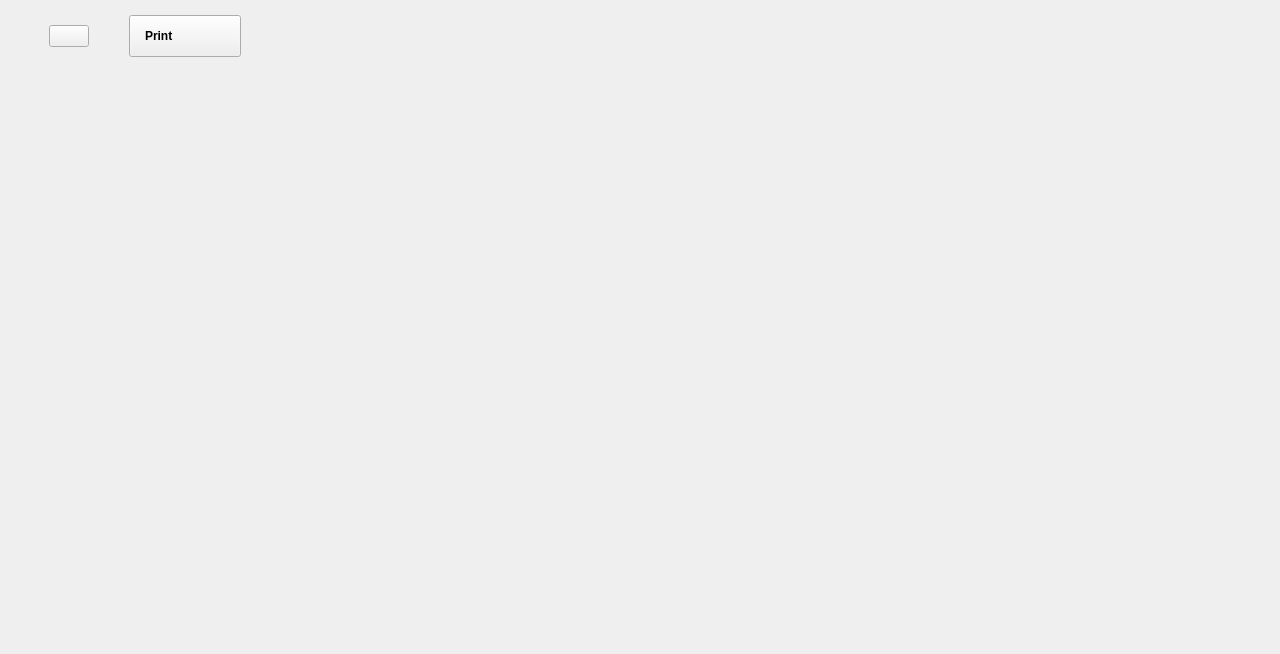
<?xml version="1.0" encoding="UTF-8"?>
<ui version="4.0">
 <class>ToolView</class>
 <widget class="QWidget" name="ToolView">
  <property name="geometry">
   <rect>
    <x>0</x>
    <y>0</y>
    <width>1280</width>
    <height>654</height>
   </rect>
  </property>
  <property name="sizePolicy">
   <sizepolicy hsizetype="Preferred" vsizetype="Preferred">
    <horstretch>0</horstretch>
    <verstretch>0</verstretch>
   </sizepolicy>
  </property>
  <property name="minimumSize">
   <size>
    <width>0</width>
    <height>0</height>
   </size>
  </property>
  <property name="windowTitle">
   <string>Form</string>
  </property>
  <layout class="QVBoxLayout" name="verticalLayout">
   <property name="spacing">
    <number>0</number>
   </property>
   <property name="leftMargin">
    <number>0</number>
   </property>
   <property name="topMargin">
    <number>0</number>
   </property>
   <property name="rightMargin">
    <number>0</number>
   </property>
   <property name="bottomMargin">
    <number>0</number>
   </property>
   <item>
    <widget class="QWidget" name="widgetMain" native="true">
     <property name="sizePolicy">
      <sizepolicy hsizetype="Preferred" vsizetype="Preferred">
       <horstretch>0</horstretch>
       <verstretch>0</verstretch>
      </sizepolicy>
     </property>
     <layout class="QVBoxLayout" name="verticalLayout_2">
      <property name="spacing">
       <number>0</number>
      </property>
      <property name="leftMargin">
       <number>0</number>
      </property>
      <property name="topMargin">
       <number>0</number>
      </property>
      <property name="rightMargin">
       <number>0</number>
      </property>
      <property name="bottomMargin">
       <number>0</number>
      </property>
      <item>
       <widget class="QWidget" name="widgetHeader" native="true">
        <layout class="QHBoxLayout" name="hLayoutHeader">
         <property name="spacing">
          <number>40</number>
         </property>
         <property name="sizeConstraint">
          <enum>QLayout::SetDefaultConstraint</enum>
         </property>
         <property name="topMargin">
          <number>15</number>
         </property>
         <property name="rightMargin">
          <number>40</number>
         </property>
         <property name="bottomMargin">
          <number>9</number>
         </property>
         <item>
          <spacer name="hSpacer">
           <property name="orientation">
            <enum>Qt::Horizontal</enum>
           </property>
           <property name="sizeType">
            <enum>QSizePolicy::Fixed</enum>
           </property>
           <property name="sizeHint" stdset="0">
            <size>
             <width>40</width>
             <height>10</height>
            </size>
           </property>
          </spacer>
         </item>
         <item>
          <widget class="adiscope::LinkedButton" name="btnHelp">
           <property name="text">
            <string/>
           </property>
           <property name="checkable">
            <bool>false</bool>
           </property>
          </widget>
         </item>
         <item>
          <widget class="QPushButton" name="btnPrint">
           <property name="layoutDirection">
            <enum>Qt::RightToLeft</enum>
           </property>
           <property name="styleSheet">
            <string notr="true">QPushButton{
  width: 80px;
  height: 40px;

  text-align: left;
  font-weight: bold;
  padding-left: 15px;
  padding-right: 15px;
}</string>
           </property>
           <property name="text">
            <string>Print</string>
           </property>
           <property name="icon">
            <iconset>
             <normaloff>:/icons/common/ic printer.svg</normaloff>:/icons/common/ic printer.svg</iconset>
           </property>
           <property name="iconSize">
            <size>
             <width>10</width>
             <height>10</height>
            </size>
           </property>
           <property name="blue_button" stdset="0">
            <bool>true</bool>
           </property>
          </widget>
         </item>
         <item>
          <widget class="QWidget" name="widgetTopExtra" native="true">
           <property name="sizePolicy">
            <sizepolicy hsizetype="Preferred" vsizetype="Preferred">
             <horstretch>0</horstretch>
             <verstretch>0</verstretch>
            </sizepolicy>
           </property>
           <property name="minimumSize">
            <size>
             <width>0</width>
             <height>0</height>
            </size>
           </property>
           <layout class="QHBoxLayout" name="hLayoutExtraWidgets">
            <property name="spacing">
             <number>40</number>
            </property>
            <property name="leftMargin">
             <number>0</number>
            </property>
            <property name="topMargin">
             <number>0</number>
            </property>
            <property name="rightMargin">
             <number>0</number>
            </property>
            <property name="bottomMargin">
             <number>0</number>
            </property>
           </layout>
          </widget>
         </item>
         <item>
          <spacer name="hSpacer_2">
           <property name="orientation">
            <enum>Qt::Horizontal</enum>
           </property>
           <property name="sizeType">
            <enum>QSizePolicy::Expanding</enum>
           </property>
           <property name="sizeHint" stdset="0">
            <size>
             <width>40</width>
             <height>20</height>
            </size>
           </property>
          </spacer>
         </item>
         <item>
          <widget class="adiscope::RunSingleWidget" name="widgetRunSingleBtns" native="true"/>
         </item>
         <item>
          <spacer name="hSpacer_4">
           <property name="orientation">
            <enum>Qt::Horizontal</enum>
           </property>
           <property name="sizeType">
            <enum>QSizePolicy::Fixed</enum>
           </property>
           <property name="sizeHint" stdset="0">
            <size>
             <width>40</width>
             <height>5</height>
            </size>
           </property>
          </spacer>
         </item>
         <item>
          <widget class="adiscope::gui::SettingsPairWidget" name="widgetSettingsPairBtns" native="true"/>
         </item>
        </layout>
       </widget>
      </item>
      <item>
       <layout class="QHBoxLayout" name="hLayoutCentralArea">
        <property name="spacing">
         <number>0</number>
        </property>
        <property name="rightMargin">
         <number>0</number>
        </property>
        <item>
         <widget class="QWidget" name="widgetVerticalChannels" native="true">
          <property name="sizePolicy">
           <sizepolicy hsizetype="Preferred" vsizetype="Preferred">
            <horstretch>0</horstretch>
            <verstretch>0</verstretch>
           </sizepolicy>
          </property>
          <property name="minimumSize">
           <size>
            <width>190</width>
            <height>0</height>
           </size>
          </property>
          <property name="maximumSize">
           <size>
            <width>190</width>
            <height>16777215</height>
           </size>
          </property>
          <layout class="QVBoxLayout" name="verticalLayout_5">
           <property name="spacing">
            <number>0</number>
           </property>
           <property name="leftMargin">
            <number>10</number>
           </property>
           <property name="topMargin">
            <number>0</number>
           </property>
           <property name="rightMargin">
            <number>0</number>
           </property>
           <property name="bottomMargin">
            <number>0</number>
           </property>
           <item>
            <widget class="QWidget" name="widgetVerticalChannelsContainer" native="true">
             <property name="sizePolicy">
              <sizepolicy hsizetype="Preferred" vsizetype="Preferred">
               <horstretch>0</horstretch>
               <verstretch>0</verstretch>
              </sizepolicy>
             </property>
             <layout class="QVBoxLayout" name="verticalLayout_4">
              <property name="leftMargin">
               <number>0</number>
              </property>
              <property name="topMargin">
               <number>0</number>
              </property>
              <property name="rightMargin">
               <number>0</number>
              </property>
              <property name="bottomMargin">
               <number>0</number>
              </property>
             </layout>
            </widget>
           </item>
           <item>
            <spacer name="vSpacer">
             <property name="orientation">
              <enum>Qt::Vertical</enum>
             </property>
             <property name="sizeType">
              <enum>QSizePolicy::Expanding</enum>
             </property>
             <property name="sizeHint" stdset="0">
              <size>
               <width>20</width>
               <height>40</height>
              </size>
             </property>
            </spacer>
           </item>
          </layout>
         </widget>
        </item>
        <item>
         <widget class="QWidget" name="widgetPlotContainer" native="true">
          <layout class="QVBoxLayout" name="verticalLayout_6">
           <property name="spacing">
            <number>6</number>
           </property>
           <property name="leftMargin">
            <number>0</number>
           </property>
           <property name="topMargin">
            <number>0</number>
           </property>
           <property name="rightMargin">
            <number>0</number>
           </property>
           <property name="bottomMargin">
            <number>0</number>
           </property>
           <item>
            <widget class="QWidget" name="widgetCentral" native="true">
             <property name="sizePolicy">
              <sizepolicy hsizetype="Preferred" vsizetype="Preferred">
               <horstretch>0</horstretch>
               <verstretch>1</verstretch>
              </sizepolicy>
             </property>
             <layout class="QGridLayout" name="gridWidgetCentral">
              <property name="leftMargin">
               <number>5</number>
              </property>
              <property name="topMargin">
               <number>5</number>
              </property>
              <property name="rightMargin">
               <number>5</number>
              </property>
              <property name="bottomMargin">
               <number>5</number>
              </property>
              <property name="horizontalSpacing">
               <number>5</number>
              </property>
              <property name="verticalSpacing">
               <number>0</number>
              </property>
             </layout>
            </widget>
           </item>
           <item>
            <widget class="adiscope::InstrumentNotes" name="widgetInstrumentNotes" native="true"/>
           </item>
          </layout>
         </widget>
        </item>
        <item>
         <layout class="QVBoxLayout" name="vLayoutMenuContainer">
          <property name="spacing">
           <number>0</number>
          </property>
          <property name="sizeConstraint">
           <enum>QLayout::SetDefaultConstraint</enum>
          </property>
          <item>
           <widget class="adiscope::MenuAnim" name="widgetMenuAnim" native="true">
            <property name="sizePolicy">
             <sizepolicy hsizetype="Maximum" vsizetype="Expanding">
              <horstretch>0</horstretch>
              <verstretch>0</verstretch>
             </sizepolicy>
            </property>
            <property name="minimumSize">
             <size>
              <width>0</width>
              <height>0</height>
             </size>
            </property>
            <layout class="QVBoxLayout" name="verticalLayout_3">
             <property name="spacing">
              <number>0</number>
             </property>
             <property name="sizeConstraint">
              <enum>QLayout::SetDefaultConstraint</enum>
             </property>
             <property name="leftMargin">
              <number>0</number>
             </property>
             <property name="topMargin">
              <number>0</number>
             </property>
             <property name="rightMargin">
              <number>0</number>
             </property>
             <property name="bottomMargin">
              <number>0</number>
             </property>
             <item>
              <widget class="QStackedWidget" name="stackedWidget">
               <property name="sizePolicy">
                <sizepolicy hsizetype="Expanding" vsizetype="Expanding">
                 <horstretch>0</horstretch>
                 <verstretch>0</verstretch>
                </sizepolicy>
               </property>
               <property name="minimumSize">
                <size>
                 <width>340</width>
                 <height>0</height>
                </size>
               </property>
               <property name="currentIndex">
                <number>-1</number>
               </property>
              </widget>
             </item>
            </layout>
           </widget>
          </item>
         </layout>
        </item>
       </layout>
      </item>
      <item>
       <widget class="QWidget" name="widgetFooter" native="true">
        <property name="sizePolicy">
         <sizepolicy hsizetype="Preferred" vsizetype="Fixed">
          <horstretch>0</horstretch>
          <verstretch>0</verstretch>
         </sizepolicy>
        </property>
        <layout class="QHBoxLayout" name="hLayoutFooter">
         <property name="spacing">
          <number>0</number>
         </property>
         <property name="topMargin">
          <number>1</number>
         </property>
         <property name="rightMargin">
          <number>1</number>
         </property>
         <item>
          <widget class="QWidget" name="widgetHorizontalChannels" native="true">
           <property name="sizePolicy">
            <sizepolicy hsizetype="Preferred" vsizetype="Preferred">
             <horstretch>0</horstretch>
             <verstretch>0</verstretch>
            </sizepolicy>
           </property>
           <property name="minimumSize">
            <size>
             <width>0</width>
             <height>0</height>
            </size>
           </property>
           <layout class="QHBoxLayout" name="hLayoutChannelList">
            <property name="spacing">
             <number>0</number>
            </property>
            <property name="leftMargin">
             <number>0</number>
            </property>
            <property name="topMargin">
             <number>0</number>
            </property>
            <property name="rightMargin">
             <number>0</number>
            </property>
            <property name="bottomMargin">
             <number>0</number>
            </property>
            <item>
             <widget class="QWidget" name="widgetHorizontalChannelsContainer" native="true">
              <property name="sizePolicy">
               <sizepolicy hsizetype="Preferred" vsizetype="Preferred">
                <horstretch>0</horstretch>
                <verstretch>0</verstretch>
               </sizepolicy>
              </property>
              <property name="minimumSize">
               <size>
                <width>0</width>
                <height>0</height>
               </size>
              </property>
              <property name="maximumSize">
               <size>
                <width>510</width>
                <height>16777215</height>
               </size>
              </property>
              <layout class="QHBoxLayout" name="horizontalLayout_2">
               <property name="leftMargin">
                <number>0</number>
               </property>
               <property name="topMargin">
                <number>0</number>
               </property>
               <property name="rightMargin">
                <number>0</number>
               </property>
               <property name="bottomMargin">
                <number>0</number>
               </property>
              </layout>
             </widget>
            </item>
            <item>
             <spacer name="hSpacer_3">
              <property name="orientation">
               <enum>Qt::Horizontal</enum>
              </property>
              <property name="sizeType">
               <enum>QSizePolicy::Preferred</enum>
              </property>
              <property name="sizeHint" stdset="0">
               <size>
                <width>40</width>
                <height>20</height>
               </size>
              </property>
             </spacer>
            </item>
           </layout>
          </widget>
         </item>
         <item>
          <widget class="QWidget" name="widgetBottomExtra" native="true">
           <layout class="QHBoxLayout" name="horizontalLayout">
            <property name="spacing">
             <number>40</number>
            </property>
            <property name="leftMargin">
             <number>0</number>
            </property>
            <property name="topMargin">
             <number>0</number>
            </property>
            <property name="rightMargin">
             <number>0</number>
            </property>
            <property name="bottomMargin">
             <number>0</number>
            </property>
           </layout>
          </widget>
         </item>
         <item>
          <spacer name="hSpacer_5">
           <property name="orientation">
            <enum>Qt::Horizontal</enum>
           </property>
           <property name="sizeType">
            <enum>QSizePolicy::Expanding</enum>
           </property>
           <property name="sizeHint" stdset="0">
            <size>
             <width>40</width>
             <height>20</height>
            </size>
           </property>
          </spacer>
         </item>
         <item>
          <widget class="QWidget" name="widgetMenuBtns" native="true">
           <property name="sizePolicy">
            <sizepolicy hsizetype="Preferred" vsizetype="Fixed">
             <horstretch>0</horstretch>
             <verstretch>0</verstretch>
            </sizepolicy>
           </property>
           <property name="minimumSize">
            <size>
             <width>0</width>
             <height>48</height>
            </size>
           </property>
           <property name="styleSheet">
            <string notr="true">QPushButton {
  width: 40px;
  height: 20px;
  background-color: transparent;
}
QPushButton:pressed { border-image: url(:/icons/common/setup_btn_checked.svg); }
QPushButton:!pressed { border-image: url(:/icons/common/setup_btn_unchecked.svg); }
QPushButton:hover:!pressed:!checked { border-image: url(:/icons/common/setup_btn_hover.svg); }
QPushButton:checked { border-image: url(:/icons/common/setup_btn_checked.svg); }</string>
           </property>
           <layout class="QHBoxLayout" name="hLayoutMenuBtnsContainer">
            <property name="spacing">
             <number>0</number>
            </property>
            <property name="leftMargin">
             <number>0</number>
            </property>
            <property name="topMargin">
             <number>0</number>
            </property>
            <property name="rightMargin">
             <number>0</number>
            </property>
            <property name="bottomMargin">
             <number>0</number>
            </property>
           </layout>
          </widget>
         </item>
        </layout>
       </widget>
      </item>
     </layout>
    </widget>
   </item>
  </layout>
 </widget>
 <customwidgets>
  <customwidget>
   <class>adiscope::MenuAnim</class>
   <extends>QWidget</extends>
   <header>gui/menu_anim.hpp</header>
   <container>1</container>
  </customwidget>
  <customwidget>
   <class>adiscope::InstrumentNotes</class>
   <extends>QWidget</extends>
   <header>gui/instrumentnotes.h</header>
   <container>1</container>
  </customwidget>
  <customwidget>
   <class>adiscope::RunSingleWidget</class>
   <extends>QWidget</extends>
   <header>gui/runsinglewidget.h</header>
   <container>1</container>
  </customwidget>
  <customwidget>
   <class>adiscope::LinkedButton</class>
   <extends>QPushButton</extends>
   <header>gui/linked_button.hpp</header>
  </customwidget>
  <customwidget>
   <class>adiscope::gui::SettingsPairWidget</class>
   <extends>QWidget</extends>
   <header>gui/settings_pair_widget.hpp</header>
   <container>1</container>
  </customwidget>
 </customwidgets>
 <resources/>
 <connections/>
</ui>
